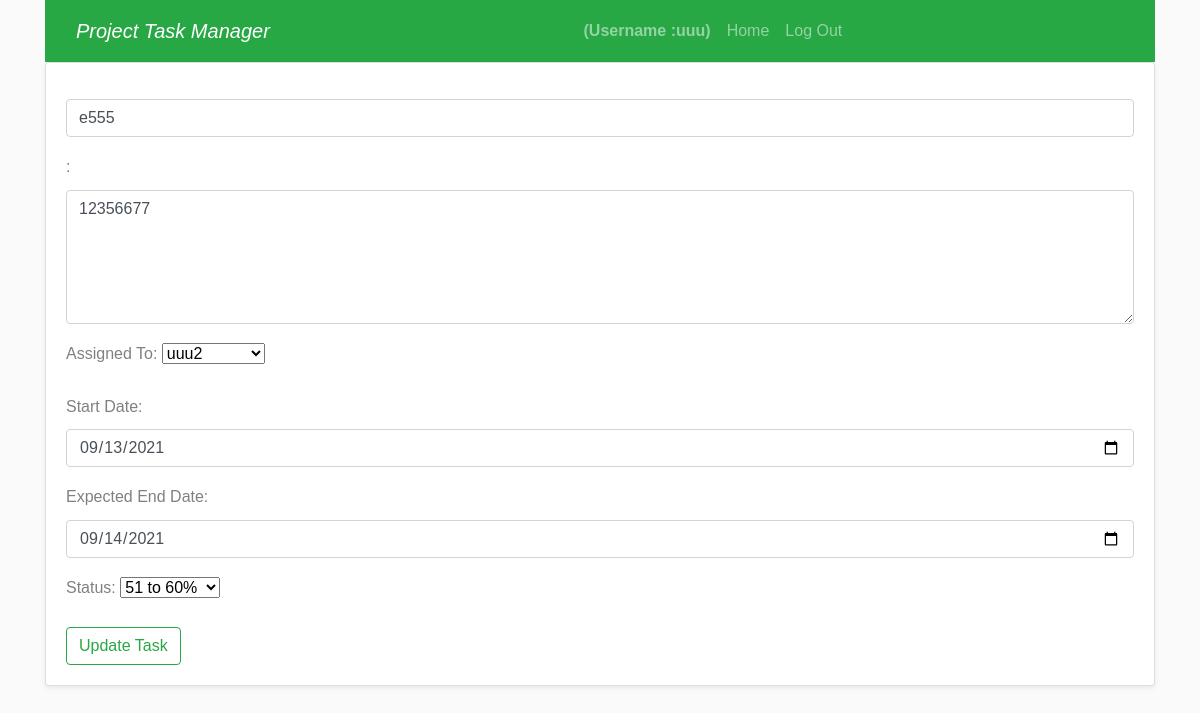
Page /edit/33/ (signed in) on the committed database.
### prjtask/models.py (models this page shows, shortened)
class User(AbstractUser):
    ulevel=(
        (2, "worker"),
        (1, "manager")
    )
    userlevels=models.IntegerField(choices=ulevel , default = 2, blank = True)
    def __str__(self):
        return f'{self.username}{self.userlevels}'

class Task(models.Model) :
    name  = models.CharField(max_length=200)
    t_description = models.TextField(max_length=1000)
    project = models.ForeignKey(Projects, on_delete=models.CASCADE)
    tuser=models.ForeignKey(User, on_delete=models.CASCADE, related_name="tusertask")
    start_time    = models.DateTimeField(auto_now_add=False )
    end_time      = models.DateTimeField(null=True)
    status = models.IntegerField(default=0)
    asignedto  = models.ForeignKey(User, on_delete=models.CASCADE, related_name="asignedtotask")
    expected_end    = models.DateTimeField(null=True )
    progress = models.TextField(max_length=2000 , null=True)
    chck=models.CharField(max_length=100)
    status2=models.BooleanField(default=False)

### prjtask/views.py (the view)
# urls.py: path("edit/<int:id>/", views.edit, name="edit"),
@login_required
def edit(request,id):
    user0 = User.objects.get(username=request.user.username)
    tsk0 =get_object_or_404(Task, id=id)
    prjcomplete= Projects.objects.get(id=tsk0.project_id)
    p=prjcomplete.completed
    form=Task2(request.POST or None , instance=tsk0)
    if (int(tsk0.status) > 99):
        p=prjcomplete.completed - 1
    if form.is_valid():
        tsk0.name =form.cleaned_data["name"]
        tsk0.start= form.cleaned_data["start_time"]
        tsk0.end= form.cleaned_data["expected_end"]
        tsk0.dec =form.cleaned_data["t_description"]
        tsk0.assignedto=form.cleaned_data["asignedto"]
        status =int(form.cleaned_data["status"])
        tsk0.status = status
        tsk0.save(update_fields=['status','name',
                  't_description' ,
                  'asignedto',
                  'start_time',
                  'expected_end'
        ])
        prjcomplete.completed = p
        prjcomplete.save(update_fields=['completed'])
        if (tsk0.status > 99):
            tsk0.chck="Completed"
            tsk0.save(update_fields=['chck'])
            prjcomplete.completed=int(prjcomplete.completed) + 1
            prjcomplete.save(update_fields=['completed'])
        else:
            tsk0.chck="Not Finished"
            tsk0.save(update_fields=['chck'])
        messages.info(request , "Task Updated "  )
        return HttpResponseRedirect(reverse("index"))
    else:
        return render(request,"prjtask/edit.html",{'form':form })

### prjtask/templates/prjtask/edit.html (shortened to what this page needs)
{% extends "prjtask/layout.html" %}
{% block body %}
<div class="container">
    <div class="row row-cols-1 g-1">
        <div class="col">
            <div class="card shadow-sm">
                <div class="card-body">
                    <p class="card-text">
<form method="POST" id="fid" >
    {{form.as_p}}
    <input type ="submit" class="btn btn-outline-success" value="Update Task" id = "sub" >
</form>
</div>
</div>
</div>
</div>
</div>
</div>
{% endblock %}

### prjtask/templates/prjtask/layout.html (shortened to what this page needs)
{% load static %}
<!DOCTYPE html>
<html lang="en">
    <head>
        <link href="{% static 'prjtask/bootstrap.css' %}" rel="stylesheet">
        <link rel="stylesheet" href="{% static 'prjtask/css/style.css' %}">
    </head>
    <body>
		<div class="container">
            <nav class="navbar navbar-dark navbar-expand-lg ftco_navbar bg-success" id="ftco-navbar">
		    <div class="container">
		    	<a class="navbar-brand" href="index.html"><i>Project Task Manager</i></a>
		      <div class="collapse navbar-collapse" id="ftco-nav">
                <ul class="navbar-nav mr-auto">
                    {% if user.is_authenticated %}
                        <li class="nav-item">
                            <a class="nav-link" href="#"><strong>(Username :{{ user.username }})</strong></a>
                        </li>
                    {% endif %}
                    <li class="nav-item">
                      <a class="nav-link" href="{% url 'index' %}">Home</a>
                    </li>
                    {% if user.is_authenticated %}
                        <li class="nav-item">
                            <a class="nav-link" href="{% url 'logout' %}">Log Out</a>
                        </li>
                    {% endif %}
                  </ul>
		      </div>
		    </div>
		  </nav>
  </div>
        <div class="body">
            {% block body %}
            {% endblock %}
    </body>
</html>

### rows in the picture
User: username "uuu"
Task: name "e555", t_description "12356677", asignedto "uuu2", start_time "09/13/2021", expected_end "09/14/2021", status "51 to 60%"
